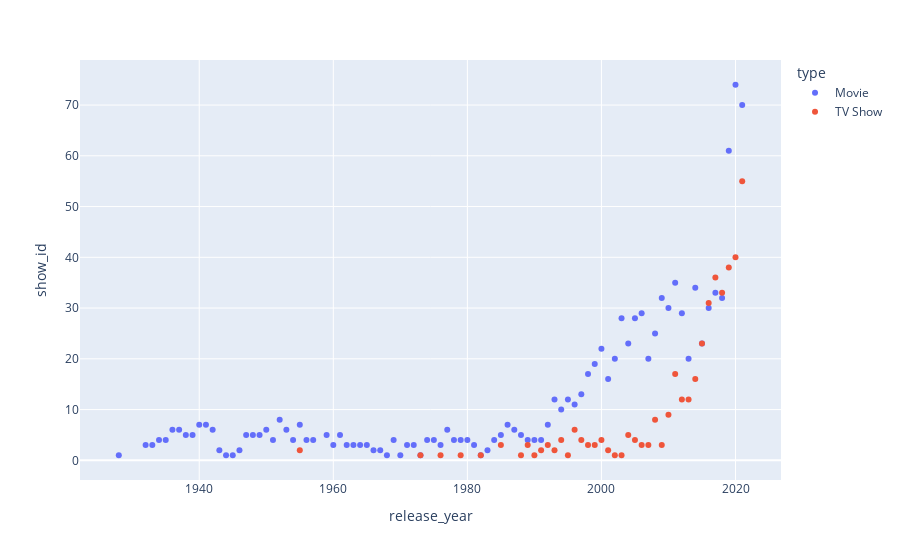

Notebook code cell kept with this figure:
### Code cell
plt.figure(figsize=(25,15))


fig = px.scatter(df_grouped_type_per_year, x="release_year", y="show_id", color="type", hover_name="release_year")

fig.show()

### Figure 1 — Plotly figure (JSON) as saved in the notebook; plotly's stock layout.template omitted (floating-point values rounded to 4 significant figures)
{"data": [{"hovertemplate": "<b>%{hovertext}</b><br><br>type=Movie<br>release_year=%{x}<br>show_id=%{y}<extra></extra>", "hovertext": [1928, 1932, 1933, 1934, 1935, 1936, 1937, 1938, 1939, 1940, 1941, 1942, 1943, 1944, 1945, 1946, 1947, 1948, 1949, 1950, 1951, 1952, 1953, 1954, 1955, 1956, 1957, 1959, 1960, 1961, 1962, 1963, 1964, 1965, 1966, 1967, 1968, 1969, 1970, 1971, 1972, 1973, 1974, 1975, 1976, 1977, 1978, 1979, 1980, 1981, 1982, 1983, 1984, 1985, 1986, 1987, 1988, 1989, 1990, 1991, 1992, 1993, 1994, 1995, 1996, 1997, 1998, 1999, 2000, 2001, 2002, 2003, 2004, 2005, 2006, 2007, 2008, 2009, 2010, 2011, 2012, 2013, 2014, 2015, 2016, 2017, 2018, 2019, 2020, 2021], "legendgroup": "Movie", "marker": {"color": "#636efa", "symbol": "circle"}, "mode": "markers", "name": "Movie", "orientation": "v", "showlegend": true, "type": "scatter", "x": [1928, 1932, 1933, 1934, 1935, 1936, 1937, 1938, 1939, 1940, 1941, 1942, 1943, 1944, 1945, 1946, 1947, 1948, 1949, 1950, 1951, 1952, 1953, 1954, 1955, 1956, 1957, 1959, 1960, 1961, 1962, 1963, 1964, 1965, 1966, 1967, 1968, 1969, 1970, 1971, 1972, 1973, 1974, 1975, 1976, 1977, 1978, 1979, 1980, 1981, 1982, 1983, 1984, 1985, 1986, 1987, 1988, 1989, 1990, 1991, 1992, 1993, 1994, 1995, 1996, 1997, 1998, 1999, 2000, 2001, 2002, 2003, 2004, 2005, 2006, 2007, 2008, 2009, 2010, 2011, 2012, 2013, 2014, 2015, 2016, 2017, 2018, 2019, 2020, 2021], "xaxis": "x", "y": [1, 3, 3, 4, 4, 6, 6, 5, 5, 7, 7, 6, 2, 1, 1, 2, 5, 5, 5, 6, 4, 8, 6, 4, 7, 4, 4, 5, 3, 5, 3, 3, 3, 3, 2, 2, 1, 4, 1, 3, 3, 1, 4, 4, 3, 6, 4, 4, 4, 3, 1, 2, 4, 5, 7, 6, 5, 4, 4, 4, 7, 12, 10, 12, 11, 13, 17, 19, 22, 16, 20, 28, 23, 28, 29, 20, 25, 32, 30, 35, 29, 20, 34, 23, 30, 33, 32, 61, 74, 70], "yaxis": "y"}, {"hovertemplate": "<b>%{hovertext}</b><br><br>type=TV Show<br>release_year=%{x}<br>show_id=%{y}<extra></extra>", "hovertext": [1955, 1973, 1976, 1979, 1982, 1985, 1988, 1989, 1990, 1991, 1992, 1993, 1994, 1995, 1996, 1997, 1998, 1999, 2000, 2001, 2002, 2003, 2004, 2005, 2006, 2007, 2008, 2009, 2010, 2011, 2012, 2013, 2014, 2015, 2016, 2017, 2018, 2019, 2020, 2021], "legendgroup": "TV Show", "marker": {"color": "#EF553B", "symbol": "circle"}, "mode": "markers", "name": "TV Show", "orientation": "v", "showlegend": true, "type": "scatter", "x": [1955, 1973, 1976, 1979, 1982, 1985, 1988, 1989, 1990, 1991, 1992, 1993, 1994, 1995, 1996, 1997, 1998, 1999, 2000, 2001, 2002, 2003, 2004, 2005, 2006, 2007, 2008, 2009, 2010, 2011, 2012, 2013, 2014, 2015, 2016, 2017, 2018, 2019, 2020, 2021], "xaxis": "x", "y": [2, 1, 1, 1, 1, 3, 1, 3, 1, 2, 3, 2, 4, 1, 6, 4, 3, 3, 4, 2, 1, 1, 5, 4, 3, 3, 8, 3, 9, 17, 12, 12, 16, 23, 31, 36, 33, 38, 40, 55], "yaxis": "y"}], "layout": {"legend": {"title": {"text": "type"}, "tracegroupgap": 0}, "margin": {"t": 60}, "xaxis": {"anchor": "y", "domain": [0, 1], "title": {"text": "release_year"}}, "yaxis": {"anchor": "x", "domain": [0, 1], "title": {"text": "show_id"}}}}
